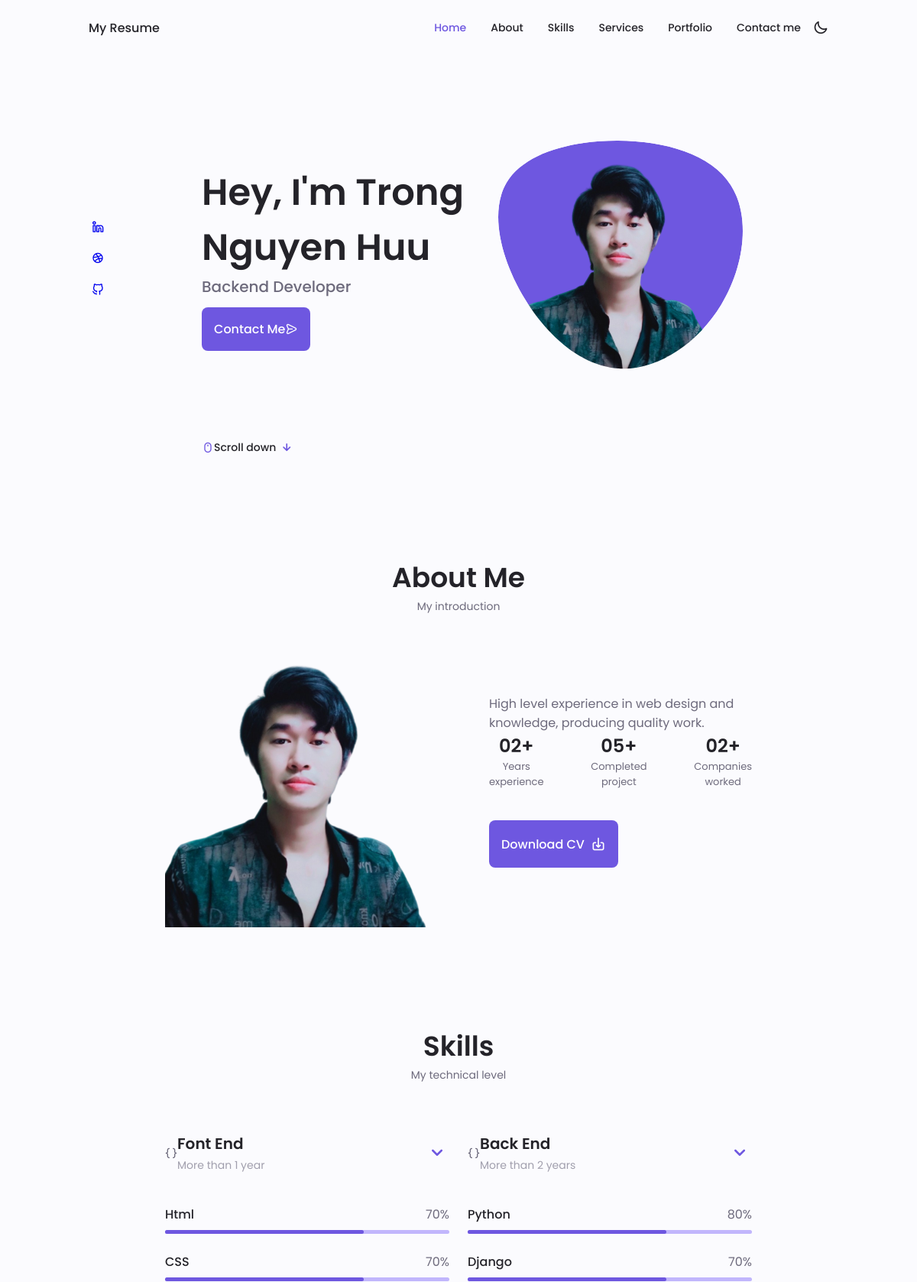
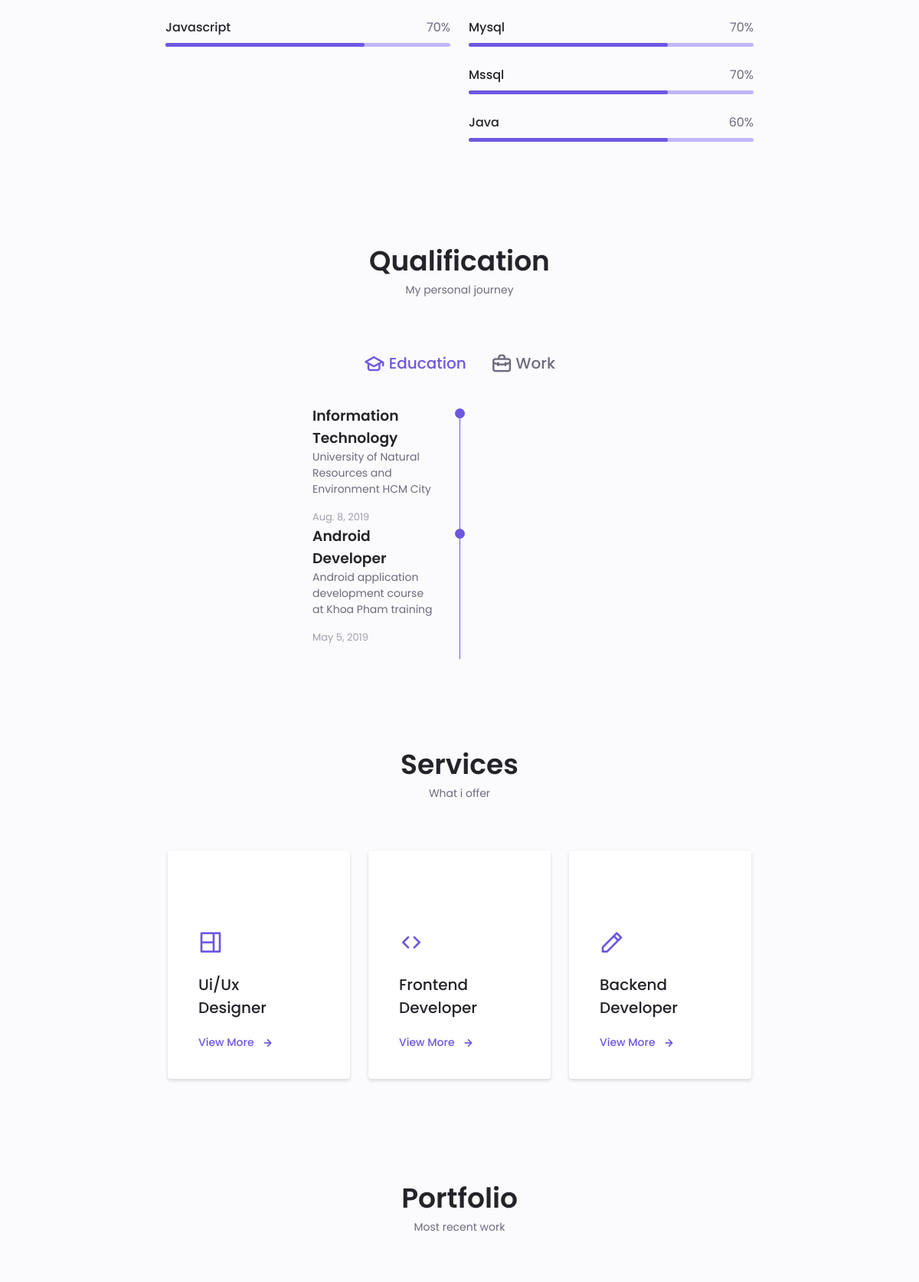
The page / (upper part) on the database its author committed (2 pictures, top to bottom).
### personal/models.py (models this page shows, shortened)
class About(models.Model):
    name = models.CharField(max_length=20, blank=False, null=False)
    date_of_birth = models.DateField(blank=False, null=False)
    avatar = models.ImageField(upload_to="image/", blank=False, null=False)
    address = models.CharField(max_length=200, blank=False, null=False)
    phone = models.CharField(max_length=10, blank=True, null=True)
    email = models.EmailField(blank=True, null=True)
    position = models.CharField(max_length=100, blank=False, null=False)
    description = RichTextField(blank=False, null=False)
    cv = models.FileField(upload_to='file/', blank=False, null=False)
    github = models.URLField(blank=True, null=True)
    linkedin = models.URLField(blank=True, null=True)
    facebook = models.URLField(blank=True, null=True)

class Skill(models.Model):
    title = models.CharField(max_length=50, blank=False, null=False)
    year_of_experience = models.SmallIntegerField()

class SubSkill(models.Model):
    title = models.ForeignKey(Skill, related_name='subskill', on_delete=models.CASCADE)
    skill = models.CharField(max_length=30, blank=False, null=False)
    percentage = models.PositiveIntegerField(default=1, validators=[MinValueValidator(1), MaxValueValidator(100)])
    class Meta:
        ordering = ['-percentage']

class Education(models.Model):
    title = models.CharField(max_length=100, blank=False, null=False)
    university = models.CharField(max_length=100, blank=False, null=False)
    date = models.DateField()

### personal/views.py (the view)
# urls.py: path('', index, name='index'),
def index(request):
    if request.method == 'POST':
        form = ContactForm(request.POST)
        if form.is_valid():
            user_name = form.cleaned_data['user_name']
            email = form.cleaned_data['email']
            company = form.cleaned_data['company']
            message = form.cleaned_data['message']
            insert_contact = Contact(name=user_name, email=email, company=company, message=message)
            insert_contact.save()
            messages.success(request, 'Your information is sent to candidate!')
            return redirect('/')
        else:
            messages.error(request, 'Your information is not sent to candidate. Please check again!')
            return redirect('/')
    else:
        form = ContactForm()
        about_me = About.objects.get(name__icontains= 'trong')
        skills = Skill.objects.all()
        subskills = SubSkill.objects.select_related('title').all()
        educations = Education.objects.all()
        context = {
            'about_me': about_me,
            'skills': skills,
            'subskills': subskills,
            'educations': educations,
            'form': form,
        }
    return render(request, 'index.html', context=context)

### personal/templates/index.html (shortened to what this page needs)
{% extends 'base.html' %}
{% load static %}
{% block content %}
    {% include 'personal/about.html' %}
    {% include 'personal/skills.html' %}
    {% include 'personal/qualification.html' %}
    {% include 'personal/services.html' %}
    {% include 'personal/project.html' %}
{% endblock %}

### personal/templates/base.html (shortened to what this page needs)
{% load static %}
<!DOCTYPE html>
<html lang="en">
<head>
    <link rel="stylesheet" href="https://unicons.iconscout.com/release/v4.0.0/css/line.css">
    <link rel="stylesheet" href="{% static 'css/swiper-bundle.min.css' %}">
    <link rel="stylesheet" href="{% static 'css/styles.css' %}">
</head>
<body>
    <header class="header" id="header">
        {% include 'navbar.html' %}
    </header>
    <main class="main">
        {% block content %}
        {% endblock %}
    </main>
</body>
</html>

### personal/templates/navbar.html (shortened to what this page needs)
<nav class="nav container">
    <a href="#" class="nav__logo">My Resume</a>
    <div class="nav__menu" id="nav-menu">
        <ul class="nav__list grid">
            <li class="nav__item">
                <a href="#home" class="nav__link active-link">
                     Home
                </a>
            </li>
            <li class="nav__item">
                <a href="#about" class="nav__link">
                     About
                </a>
            </li>
            <li class="nav__item">
                <a href="#skills" class="nav__link">
                     Skills
                </a>
            </li>
            <li class="nav__item">
                <a href="#services" class="nav__link">
                     Services
                </a>
            </li>
            <li class="nav__item">
                <a href="#portfolio" class="nav__link">
                     Portfolio
                </a>
            </li>
            <li class="nav__item">
                <a href="#contact" class="nav__link">
                     Contact me
                </a>
            </li>
        </ul>
    </div>
    <div class="nav__btns">
        <i class="uil uil-moon change-theme" id="theme-button"></i>
    </div>
</nav>

### personal/templates/personal/about.html
{% load static %}
<section class="home section" id="home">
    <div class="home__container container grid">
        <div class="home__content grid">
            <div class="home__social">
                <a href="#" target="_blank" class="home__socail-icon">
                    <i class="uil uil-linkedin-alt"></i>
                </a>
                <a href="#" target="_blank" class="home__socail-icon">
                    <i class="uil uil-dribbble"></i>
                </a>
                <a href="{{about_me.github}}" target="_blank" class="home__socail-icon">
                    <i class="uil uil-github-alt"></i>
                </a>
            </div>
            <div class="home__img">
                <svg class="home__blob" viewBox="0 0 200 187" xmlns="http://www.w3.org/2000/svg" xmlns:xlink="http://www.w3.org/1999/xlink">
                    <mask id="mask0" mask-type="alpha">
                        <path d="M190.312 36.4879C206.582 62.1187 201.309 102.826 182.328 134.186C163.346 165.547
                        130.807 187.559 100.226 186.353C69.6454 185.297 41.0228 161.023 21.7403 129.362C2.45775
                        97.8511 -7.48481 59.1033 6.67581 34.5279C20.9871 10.1032 59.7028 -0.149132 97.9666
                        0.00163737C136.23 0.303176 174.193 10.857 190.312 36.4879Z"/>
                    </mask>
                    <g mask="url(#mask0)">
                        <path d="M190.312 36.4879C206.582 62.1187 201.309 102.826 182.328 134.186C163.346
                        165.547 130.807 187.559 100.226 186.353C69.6454 185.297 41.0228 161.023 21.7403
                        129.362C2.45775 97.8511 -7.48481 59.1033 6.67581 34.5279C20.9871 10.1032 59.7028
                        -0.149132 97.9666 0.00163737C136.23 0.303176 174.193 10.857 190.312 36.4879Z"/>
                        <image class="home__blob-img" x='12' y='18' href="{{about_me.avatar.url}}"/>
                    </g>
                </svg>
            </div>
            <div class="home__data">
                <h1 class="home__title">Hey, I'm {{about_me.name}}</h1>
                <h3 class="home__subtitle">{{about_me.position|title}}</h3>
                <a href="" class="button button--flex">
                    Contact Me <i class="uil uil-message button-icon"></i>
                </a>
            </div>
        </div>
        <div class="home__scroll">
            <a href="" class="home__scroll-button button--flex">
                <i class="uil uil-mouse-alt home__scroll-mouse"></i>
                <span class="home__scroll-name">Scroll down</span>
                <i class="uil uil-arrow-down home__scroll-arrow"></i>
            </a>
        </div>
    </div>
</section>
<section class="abount section" id="about">
    <h2 class="section__title">About Me</h2>
    <span class="section__subtitle">My introduction</span>
    <div class="about__container container grid">
        <img src="{{about_me.avatar.url}}" alt="" class="abount__img">
        <div class="about__data">
            <p class="about__description">
                {{about_me.description|safe}}
            </p>
            <div class="about__info">
                <div>
                    <span class="about__info-title">02+</span>
                    <span class="about__info-name">Years <br> experience</span>
                </div>
                <div>
                    <span class="about__info-title">05+</span>
                    <span class="about__info-name">Completed <br> project</span>
                </div>
                <div>
                    <span class="about__info-title">02+</span>
                    <span class="about__info-name">Companies <br> worked</span>
                </div>
            </div>
            <div class="about__buttons">
                <a download="" href="{{about_me.cv.url}}" class="button button--flex">
                    Download CV<i class="uil uil-download-alt button__icon"></i>
                </a>
            </div>
        </div>
    </div>
</section>

### personal/templates/personal/skills.html
 <section class="skills section" id="skills">
    <h2 class="section__title">Skills</h2>
    <span class="section__subtitle">My technical level</span>
    <div class="skills__container container grid">
        {% for skill in skills %}
            <div>
                <div class="skills__content">
                    <div class="skills__header">
                        <i class="uil uil-brackets-curly skills_icon"></i>
                        <div>
                            <h1 class="skills__title">{{skill.title|title}}</h1>
                            <span class="skills__subtitle">More than {{skill.year_of_experience}} year{{skill.year_of_experience|pluralize:'s'}}</span>
                        </div>
                        <i class="uil uil-angle-down skills__arrow"></i>
                    </div>
                    <div class="skills__list grid">
                        {% for subskill in subskills %}
                            {% if skill.title == subskill.title.title %}
                                <div class="skills__data">
                                    <div class="skills__titles">
                                        <h3 class="skills__name">{{subskill.skill|capfirst}}</h3>
                                        <span class="skills__number">{{subskill.percentage}}%</span>
                                    </div>
                                    <div class="skills__bar">
                                        <span class="skills__percentage skills__html" id="abc"></span>
                                    </div>
                                </div>
                            {% endif %}
                        {% endfor %}
                    </div>
                </div>
            </div>
        {% endfor %}
    </div>
</section>

### personal/templates/personal/qualification.html (shortened to what this page needs)
<section class="qualification section">
    <h2 class="section__title">Qualification</h2>
    <span class="section__subtitle">My personal journey</span>
    <div class="qualification__container container">
        <div class="qualification__tabs">
            <div class="qualification__button button--flex qualification__active" data-target="#education">
                <i class="uil uil-graduation-cap qualification__icon"></i>
                Education
            </div>
            <div class="qualification__button button--flex" data-target="#work">
                <i class="uil uil-briefcase-alt qualification__icon"></i>
                Work
            </div>
        </div>
        <div class="qualification__sections">
            <div class="qualification__content qualification__active" data-content id="education">
                {% for educa in educations %}
                    <div class="qualification__data">
                        <div>
                            <h3 class="qualification_title">{{educa.title}}</h3>
                            <span class="qualification__subtitle">{{educa.university}}</span>
                            <div class="qualification__calender">
                                {{educa.date}}
                            </div>
                        </div>
                        <div>
                            <span class="qualification__rounder"></span>
                        </div>
                    </div>
                {% endfor %}
            </div>
        </div>
    </div>
</section>

### personal/templates/personal/services.html (shortened to what this page needs)
<section class="services section" id="services">
    <h2 class="section__title">Services</h2>
    <span class="section__subtitle">What i offer</span>
    <div class="services__container container grid">
        <div class="services__content">
            <div>
                <i class="uil uil-web-grid services__icon"></i>
                <h3 class="services__title">Ui/Ux <br> Designer</h3>
            </div>
            <span class="button button--flex button--small button--link services__button">
                View More
                <i class="uil uil-arrow-right button__icon"></i>
            </span>
        </div>
        <div class="services__content">
            <div>
                <i class="uil uil-arrow services__icon"></i>
                <h3 class="services__title">Frontend <br> Developer</h3>
            </div>
            <span class="button button--flex button--small button--link services__button">
                View More
                <i class="uil uil-arrow-right button__icon"></i>
            </span>
        </div>
        <div class="services__content">
            <div>
                <i class="uil uil-pen services__icon"></i>
                <h3 class="services__title">Backend <br> Developer</h3>
            </div>
            <span class="button button--flex button--small button--link services__button">
                View More
                <i class="uil uil-arrow-right button__icon"></i>
            </span>
        </div>
    </div>
</section>

### personal/templates/personal/project.html (shortened to what this page needs)
{% load static %}
<section class="portfolio section" id="portfolio">
    <h2 class="section__title">Portfolio</h2>
    <span class="section__subtitle">Most recent work</span>
</section>

### rows shown on the page
About: name "Trong Nguyen Huu", position "Backend Developer", avatar (picture), description "High level experience in web design and knowledge, producing quality work."
Skill: title "Font End", year_of_experience "1"
SubSkill: skill "Html", percentage "70"
SubSkill: skill "CSS", percentage "70"
SubSkill: skill "Javascript", percentage "70"
Skill: title "Back End", year_of_experience "2"
SubSkill: skill "Python", percentage "80"
SubSkill: skill "Django", percentage "70"
SubSkill: skill "Mysql", percentage "70"
SubSkill: skill "Mssql", percentage "70"
SubSkill: skill "Java", percentage "60"
Education: title "Information Technology", university "University of Natural Resources and Environment HCM City", date "Aug. 8, 2019"
Education: title "Android Developer", university "Android application development course at Khoa Pham training", date "May 5, 2019"
